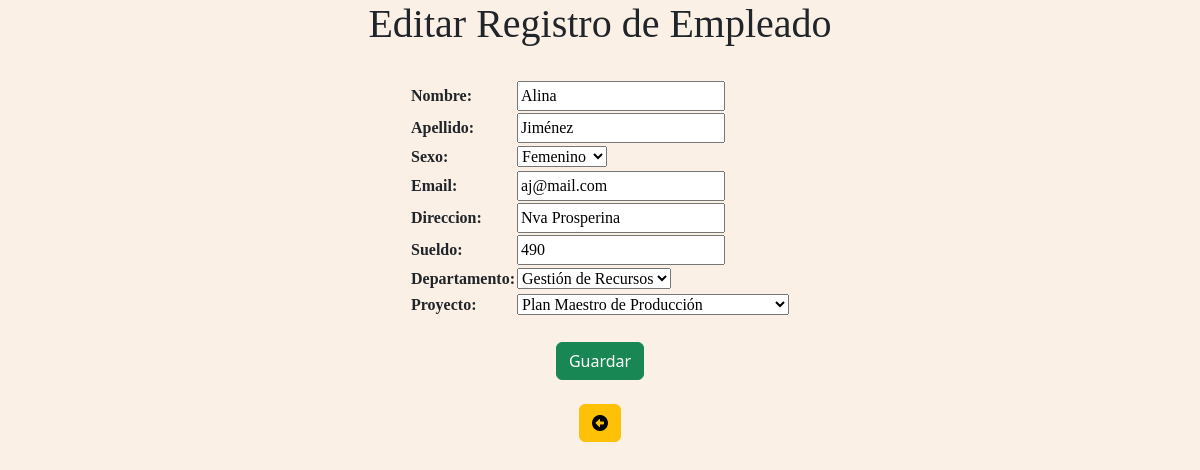
Screenshot of /editar_empleado/4 with the database file from the repository.
### empleados/models.py (models this page shows, shortened)
class Empleado(models.Model):
    SEXO = [
        ("M", "Masculino"),
        ("F", "Femenino"),
    ]
    nombre = models.CharField(max_length=50)
    apellido = models.CharField(max_length=50)
    sexo = models.CharField(max_length=1, choices=SEXO, null=True)
    email = models.CharField(max_length=50)
    direccion = models.CharField(max_length=100)
    sueldo = models.IntegerField(null=True)
    departamento = models.ForeignKey(Departamento, on_delete=models.SET_NULL, null=True)
    proyecto = models.ForeignKey(Proyecto, on_delete=models.SET_NULL, null=True)

class Departamento(models.Model):
    codigo = models.CharField(max_length=10)
    nombre = models.CharField(max_length=50)
    jefe = models.CharField(max_length=50)
    def __str__(self):
        return f'{self.nombre}'

class Proyecto(models.Model):
    codigo = models.CharField(max_length=10)
    nombre = models.CharField(max_length=200)
    fecha_inicio = models.DateField(null=True)
    fecha_fin = models.DateField(null=True)
    cliente = models.CharField(max_length=50)
    def __str__(self):
        return f'{self.nombre}'

### empleados/views.py (the view)
# urls.py: path('editar_empleado/<int:idEmpleado>', editar_empleado),
def editar_empleado(request, idEmpleado):
    pagina = loader.get_template('editar_empleado.html')
    empleado = get_object_or_404(Empleado, pk=idEmpleado)
    if request.method == 'GET':
        formulario = EmpleadoFormulario(instance=empleado)
    elif request.method == 'POST':
        formulario = EmpleadoFormulario(request.POST, instance=empleado)
        if formulario.is_valid():
            formulario.save()
            return redirect('inicio')
    mensaje = {'formulario': formulario}
    return HttpResponse(pagina.render(mensaje, request))

### empleados/forms.py
class EmpleadoFormulario(ModelForm):
    class Meta:
        model = Empleado
        fields = ('nombre', 'apellido','sexo', 'email','direccion', 'sueldo', 'departamento', 'proyecto')
        widgets = {
            'email': EmailInput(attrs={'type': 'email'})
        }

### empleados/templates/editar_empleado.html (shortened to what this page needs)
<!DOCTYPE html>
<html lang="en">
<head>
    {% load static %}
    <link href="https://cdn.jsdelivr.net/npm/bootstrap@5.3.0/dist/css/bootstrap.min.css" rel="stylesheet">
    <link href="{% static 'fontawesomefree/css/fontawesome.css' %}" rel="stylesheet" type="text/css">
    <link href="{% static 'fontawesomefree/css/brands.css' %}" rel="stylesheet" type="text/css">
    <link href="{% static 'fontawesomefree/css/solid.css' %}" rel="stylesheet" type="text/css">
</head>
<body>
    <div class="panel panel-primary" align="center">
        <h1>Editar Registro de Empleado</h1>
        <br>
    </div>
    <div class="table-responsive" align="center">
        <form method="POST">
           <table>
             {{formulario}}
           </table>
            <br>
               <input type="submit" class="btn btn-success" value="Guardar">
        </form>
    </div>
    <br>
    <div align="center">
        <a class="btn btn-warning" href="{%url 'inicio'%}"><i class="fa-solid fa-circle-left"></i></a>
    </div>
</body>
</html>

### empleados/templates/editar_empleado.html (style rules this page uses)
body { background-color:Linen; }
h1 { font-family:Footlight MT Light }
table { font-family:Footlight MT Light }

### rows the page displays
Empleado: nombre "Alina", apellido "Jiménez", sexo "Femenino", email "aj@mail.com", direccion "Nva Prosperina", sueldo "490", departamento "Gestión de Recursos", proyecto "Plan Maestro de Producción"
